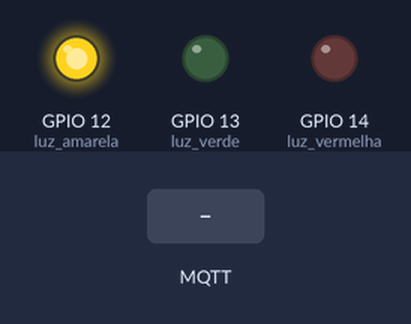
Bench run of a sketch on a simulated ESP32. Shown: output pins drawn as LEDs (lit = HIGH). The test bench sets the inputs (shaded band). WiFi joins after 1.5 s; servers stay silent unless stated; no MQTT or app messages arrive unless stated; what the sketch prints to the serial monitor is not drawn.

Above: at 0.1 s.
At 7.7 s:
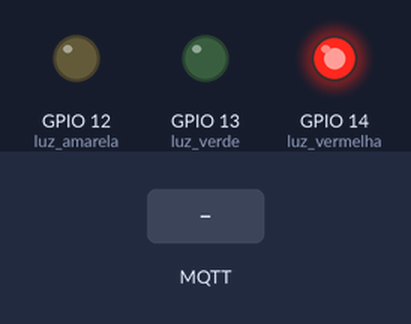
7.8 s: MQTT message "V" arrives on the first subscribed topic
9.3 s: MQTT message "1" arrives on the first subscribed topic
10.8 s: MQTT message "on" arrives on the first subscribed topic
At 56.8 s:
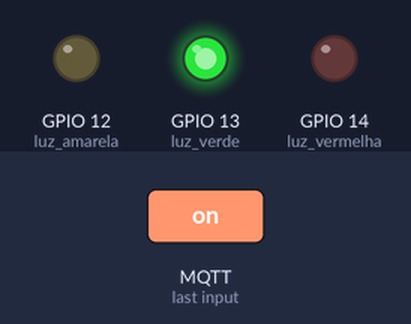
Timing chart, 0 to 57.4 s (numbered marks = the images above; inputs shaded):
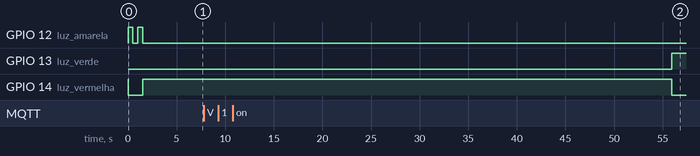

The sketch:

semaforo_d1.ino
```cpp
#include <ArduinoJson.h>
#include <WiFi.h>
#include <PubSubClient.h>

#define ssid "Casa"
#define password "dice0212"

#define ssid1 "SmartWay"
#define password1 "4ipaipara"

const char* mqtt_server1 = "192.168.1.10";

const char* mqtt_server = "192.168.0.9";

const int mqtt_port = 1883;

const char* topico_comando = "3105/comando";
const char* topico_confirmacao = "3105/confirmacao";
const char* topico_acionado = "3105/acionado";

bool led_ligado = false;
//bool amarelo_piscante = false;
int tempo_inicializacao = 0;
int z = 0;
int quant_falha = 0;
int quant_mensagem_falha = 0;
int quant_mensagens = 0;
int tempo_decorrido = 0;
int tempo_inicial = 0;
bool mensagem_recebida = false;
int resultado = 0;
bool falha_mqtt = false;
int tempo_acionado = 0;

WiFiClient espClient;
PubSubClient client(espClient);

//String mensagem;

void setup() {
  Serial.begin(9600);
  #define luz_vermelha 14
  #define luz_amarela 12
  #define luz_verde 13

  pinMode(luz_verde, OUTPUT);
  pinMode(luz_amarela, OUTPUT);
  pinMode(luz_vermelha, OUTPUT);

  digitalWrite(luz_vermelha, 1);

  setup_wifi();

  if (resultado == 1){
    Serial.println(mqtt_server);
    client.setServer(mqtt_server, mqtt_port);
  }
  else{
    Serial.println(mqtt_server1);
    client.setServer(mqtt_server1, mqtt_port);
  }
  client.setCallback(callback);
}

void loop() {
  if (z == 0){
    tempo_inicializacao = millis();
    z += 1;
  } else {
    tempo_decorrido = millis() - tempo_inicializacao;
  }

  if(!client.connected()){
    //digitalWrite(luz_vermelha, 0);
    while (WiFi.status() != WL_CONNECTED){
      setup_wifi();
    }
    reconnect();
  }

  Serial.println(round((millis() - tempo_acionado) / 1000));
  falha_mqtt = false;
  if(tempo_decorrido - tempo_inicial > 30000){
    modo_automatico();
  }

  client.loop();

  /*Serial.print("Tempo decorrido: ");
  Serial.println(tempo_decorrido);
  Serial.print("Tempo inicial: ");
  Serial.println(tempo_inicial);
  Serial.print("Tempo que não chega uma mensagem: ");
  Serial.println(tempo_decorrido - tempo_inicial);*/
}

void modo_automatico(){
  tempo_decorrido = millis() - tempo_inicializacao;

  if(tempo_decorrido - tempo_inicial > 30000){
    Serial.println("Uma nova mensagem não chegou no tempo esperado. (1)");
    quant_mensagem_falha += 1;
  }

  if (quant_mensagem_falha == 1 || (falha_mqtt == true && (int(round((millis() - tempo_acionado) / 1000)) % 35 == 0 || int(round(millis() / 1000)) % 36 == 0 || int(round(millis() / 1000)) % 37 == 0 || int(round(millis() / 1000)) % 38 == 0)) || (falha_mqtt == false && (int(round((millis() - tempo_acionado)/ 1000)) % 35 == 0))){
    tempo_acionado = millis();
    int x = 0;
    while (x < 3){
      if (tempo_decorrido - tempo_inicial > 30000){
        Serial.println("Uma nova mensagem não chegou no tempo esperado. (1)");
        client.loop();
        client.publish(topico_confirmacao, "D");
        delay(5000);
        quant_mensagem_falha = 0;
      } else {
        break;
      }
      x += 1;
    }
    client.loop();

    if (tempo_decorrido - tempo_inicial > 30000){
      client.publish(topico_confirmacao, "D");
      luzes_semaforo(5);
      quant_mensagem_falha = 0;
    }
  }
}

void reconnect() {
  //int tentativa = 0;
  while (!client.connected()) {
    while (WiFi.status() != WL_CONNECTED){
      setup_wifi();
    }
    Serial.print("Tentando conexão MQTT...");
    if (client.connect("SemaforoD_ESP")) {
      Serial.println("conectado");
      client.subscribe(topico_comando);
      Serial.print("Inscrito no tópico: ");
      Serial.println(topico_comando);
      quant_falha = 0;
      client.publish(topico_confirmacao, "D");

    } else {
      Serial.print("Falha na conexão. Estado: ");
      Serial.print(client.state());
      Serial.println(" Tentando novamente em 5 segundos");
      quant_falha += 1;
      if (quant_falha <= 2){
        digitalWrite(luz_vermelha, 1);
        delay(5000);
      } else {
        amarelo_piscante(3);
      } /*else {
        falha_mqtt = true;
        Serial.println(millis());
        modo_automatico();
      }*/
    }
  }
  quant_falha = 0;
  digitalWrite(luz_vermelha, 1);
    //tentativa += 1;
}

void luzes_semaforo(float tempo_calculado){
  digitalWrite(luz_vermelha, 0);
  digitalWrite(luz_amarela, 0);

  digitalWrite(luz_verde, 1);
  float tempo = (tempo_calculado - 1) * 1000;
  delay(tempo);
  digitalWrite(luz_verde, 0);
  digitalWrite(luz_amarela, 1);
  delay(1000);
  digitalWrite(luz_amarela, 0);
  digitalWrite(luz_vermelha, 1);
}

void amarelo_piscante(int quant_repet){
  digitalWrite(luz_verde, 0);
  digitalWrite(luz_vermelha, 0);

  int quant_pisca = 0;

  while (quant_pisca <= quant_repet){
  digitalWrite(luz_amarela, 1);
  delay(1000);
  digitalWrite(luz_amarela, 0);
  delay(1000);
  quant_pisca += 1;
  }
}

void setup_wifi() {
  delay(10);
  Serial.println();
  Serial.print("Conectando-se a ");

  if (resultado == 0) {
    Serial.println(ssid);
    WiFi.config(IPAddress(192,168,1,35), IPAddress(192,168,1,1), IPAddress(255,255,255,0));
    WiFi.begin(ssid, password);
  } else {
    Serial.println(ssid1);
    WiFi.config(IPAddress(192,168,0,14), IPAddress(192,168,0,1), IPAddress(255,255,0,0));
    WiFi.begin(ssid1, password1);
  }

  int tempo_reconexao = 0;
  digitalWrite(luz_vermelha, 0);

  while (WiFi.status() != WL_CONNECTED && tempo_reconexao <= 20) {
    if (led_ligado == false){
      digitalWrite(luz_amarela, 1);
      led_ligado = true;
    } else {
      digitalWrite(luz_amarela, 0);
      led_ligado = false;
    }
    delay(500);
    Serial.print(".");
    tempo_reconexao += 1;
  }

  if (WiFi.status() != WL_CONNECTED) {
    resultado = 1 - resultado; // alterna entre 0 e 1 para tentar outra rede na próxima vez
  }

  digitalWrite(luz_amarela, 0);
  digitalWrite(luz_vermelha, 0);

  if (WiFi.status() == WL_CONNECTED) {
    Serial.println("");
    Serial.println("WiFi conectado");
    Serial.print("Endereço IP: ");
    Serial.println(WiFi.localIP());
    digitalWrite(luz_vermelha, 1);
    delay(5000);
  } else {
    Serial.println("");
    Serial.println("Falha ao conectar WiFi");
    digitalWrite(luz_vermelha, 0);
    amarelo_piscante(3);
  }
}

void callback(char* topic, byte* payload, unsigned int length) {
  tempo_inicial = millis() - tempo_inicializacao;

  quant_mensagens += 1;

  mensagem_recebida = false;

  Serial.print("Mensagem recebida no tópico: ");
  Serial.println(topic);

  //client.publish(topico_confirmacao, "D");

  //Serial.println(payload)
  String mensagem;
  String mensagem1;

  for (int i = 0; i < length; i++) {
    mensagem1 += (char)payload[i];
  }

  Serial.println("Debug ASCII da mensagem:");
  for (int i = 0; i < mensagem1.length(); i++) {
    Serial.print(i);
    Serial.print(": '");
    Serial.print(mensagem1[i]);
    Serial.print("' -> ");
    Serial.println((int)mensagem1[i]);
  }

  mensagem1.trim();

  Serial.print("Essa mensagem é a original: ");
  Serial.println(mensagem1);

  if (mensagem1.indexOf("irmacaoDV\":") != -1) {
    Serial.println("Encontrado 1!");
    mensagem1.replace("irmacaoDV\":", "{\"A\": {\"V\":");
    mensagem = mensagem1;
  }

  if (mensagem1.indexOf("irmacaoD\",") != -1) {
    Serial.println("Encontrado 2!");
    // substitui "irmacaoB\"" por {"A": "L"
    mensagem1.replace("irmacaoD\",", "{\"A\": \"L\",");
    mensagem = mensagem1;
  } else{
    mensagem = mensagem1;
  }

  Serial.print("Mensagem: ");
  Serial.println(mensagem);

  //delay(5000);

  JsonDocument doc;
  deserializeJson(doc, mensagem);

  JsonVariant variant = doc["D"];

  if (variant.is<JsonObject>()) {
    mensagem_recebida = true;

    JsonObject objetoD = variant.as<JsonObject>();

    String chaveInterna = "";
    double valor = 0;

    for (JsonPair kv : objetoD) {
      chaveInterna = kv.key().c_str();
      valor = kv.value().as<double>();
    }

  Serial.println(chaveInterna);
  Serial.println(valor);


  if (chaveInterna == "V"){
    String liberacao = "{\"D\": " + String(valor) + "}";
    client.publish(topico_confirmacao, liberacao.c_str());
    luzes_semaforo(valor);
  }

  } else {
    digitalWrite(luz_vermelha, 1);
    client.publish(topico_confirmacao, "D");

  }
}
 
```

Measured:
- after the input at 10.8 s, GPIO 13 (luz_verde): LOW → HIGH after 45.1 s instead of 43.6 s; GPIO 14 (luz_vermelha): HIGH → LOW after 45.1 s instead of 43.6 s
